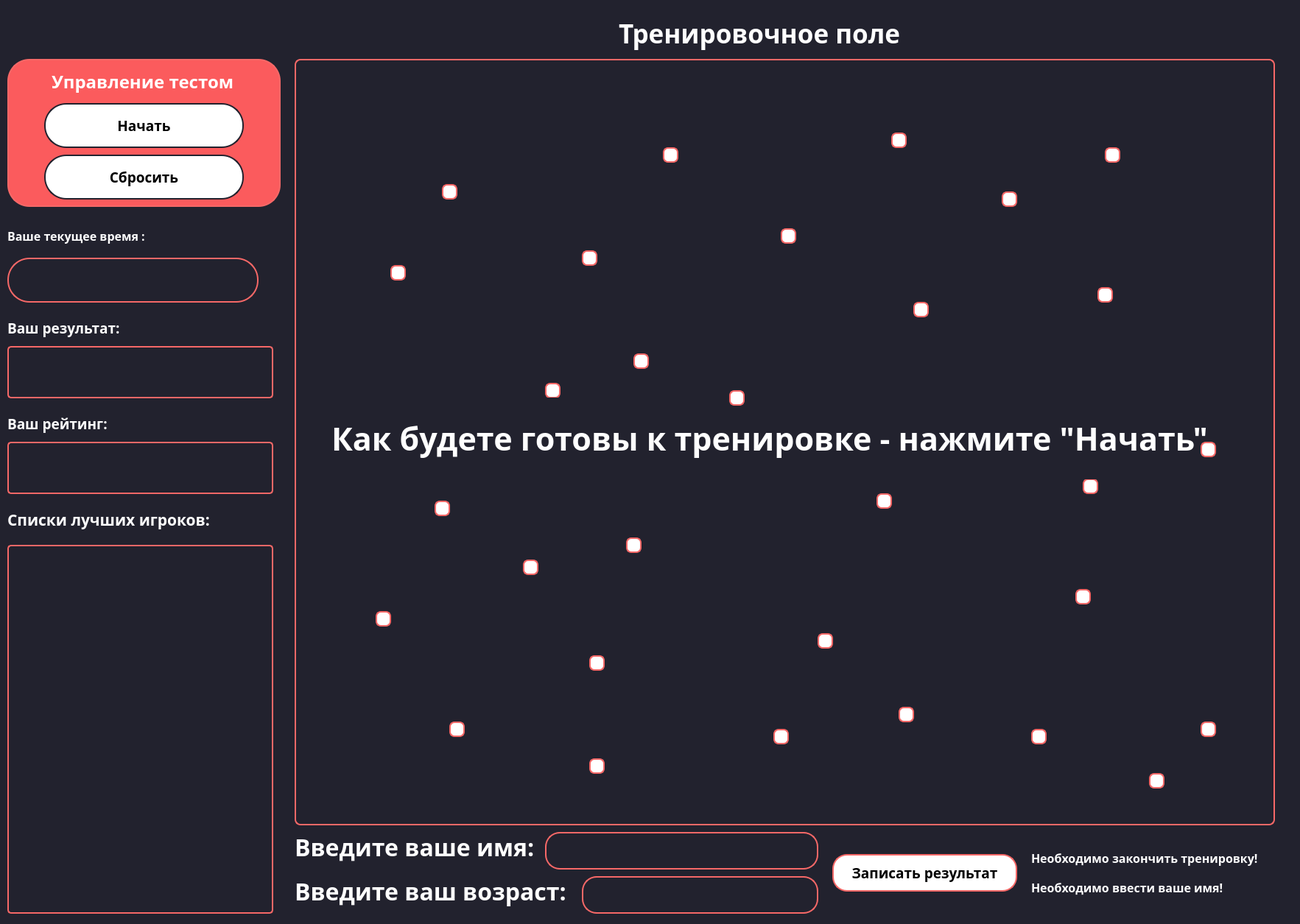
<?xml version="1.0" encoding="UTF-8"?>
<ui version="4.0">
 <class>Form</class>
 <widget class="QWidget" name="Form">
  <property name="geometry">
   <rect>
    <x>0</x>
    <y>0</y>
    <width>1765</width>
    <height>1255</height>
   </rect>
  </property>
  <property name="windowTitle">
   <string>Form</string>
  </property>
  <property name="styleSheet">
   <string notr="true">background-color: #22222e
</string>
  </property>
  <widget class="QLabel" name="label_2">
   <property name="geometry">
    <rect>
     <x>10</x>
     <y>300</y>
     <width>201</width>
     <height>41</height>
    </rect>
   </property>
   <property name="font">
    <font>
     <family>Montserrat</family>
     <pointsize>12</pointsize>
     <weight>75</weight>
     <bold>true</bold>
    </font>
   </property>
   <property name="styleSheet">
    <string notr="true">background-color: #22222e;
color: white
</string>
   </property>
   <property name="text">
    <string>Ваше текущее время :</string>
   </property>
  </widget>
  <widget class="QLabel" name="label_3">
   <property name="geometry">
    <rect>
     <x>840</x>
     <y>20</y>
     <width>421</width>
     <height>51</height>
    </rect>
   </property>
   <property name="font">
    <font>
     <family>Montserrat</family>
     <pointsize>26</pointsize>
     <weight>75</weight>
     <bold>true</bold>
    </font>
   </property>
   <property name="styleSheet">
    <string notr="true">background-color: #22222e;
color: white</string>
   </property>
   <property name="text">
    <string>Тренировочное поле</string>
   </property>
  </widget>
  <widget class="QLabel" name="label_4">
   <property name="geometry">
    <rect>
     <x>10</x>
     <y>690</y>
     <width>291</width>
     <height>31</height>
    </rect>
   </property>
   <property name="font">
    <font>
     <family>Montserrat</family>
     <pointsize>16</pointsize>
     <weight>75</weight>
     <bold>true</bold>
    </font>
   </property>
   <property name="styleSheet">
    <string notr="true">background-color: #22222e;
color: white

</string>
   </property>
   <property name="text">
    <string>Списки лучших игроков:</string>
   </property>
  </widget>
  <widget class="QPushButton" name="c2">
   <property name="geometry">
    <rect>
     <x>1490</x>
     <y>390</y>
     <width>21</width>
     <height>21</height>
    </rect>
   </property>
   <property name="styleSheet">
    <string notr="true">background-color : white;
border: 2px solid #f66867;
border-radius: 7</string>
   </property>
   <property name="text">
    <string/>
   </property>
  </widget>
  <widget class="QPushButton" name="c4">
   <property name="geometry">
    <rect>
     <x>1240</x>
     <y>410</y>
     <width>21</width>
     <height>21</height>
    </rect>
   </property>
   <property name="styleSheet">
    <string notr="true">background-color : white;
border: 2px solid #f66867;
border-radius: 7</string>
   </property>
   <property name="text">
    <string/>
   </property>
  </widget>
  <widget class="QPushButton" name="c8">
   <property name="geometry">
    <rect>
     <x>1060</x>
     <y>310</y>
     <width>21</width>
     <height>21</height>
    </rect>
   </property>
   <property name="styleSheet">
    <string notr="true">background-color : white;
border: 2px solid #f66867;
border-radius: 7</string>
   </property>
   <property name="text">
    <string/>
   </property>
  </widget>
  <widget class="QPushButton" name="c6">
   <property name="geometry">
    <rect>
     <x>850</x>
     <y>730</y>
     <width>21</width>
     <height>21</height>
    </rect>
   </property>
   <property name="styleSheet">
    <string notr="true">background-color : white;
border: 2px solid #f66867;
border-radius: 7</string>
   </property>
   <property name="text">
    <string/>
   </property>
  </widget>
  <widget class="QPushButton" name="c5">
   <property name="geometry">
    <rect>
     <x>710</x>
     <y>760</y>
     <width>21</width>
     <height>21</height>
    </rect>
   </property>
   <property name="styleSheet">
    <string notr="true">background-color : white;
border: 2px solid #f66867;
border-radius: 7</string>
   </property>
   <property name="text">
    <string/>
   </property>
  </widget>
  <widget class="QPushButton" name="c12">
   <property name="geometry">
    <rect>
     <x>1400</x>
     <y>990</y>
     <width>21</width>
     <height>21</height>
    </rect>
   </property>
   <property name="styleSheet">
    <string notr="true">background-color : white;
border: 2px solid #f66867;
border-radius: 7</string>
   </property>
   <property name="text">
    <string/>
   </property>
  </widget>
  <widget class="QPushButton" name="c1">
   <property name="geometry">
    <rect>
     <x>610</x>
     <y>980</y>
     <width>21</width>
     <height>21</height>
    </rect>
   </property>
   <property name="styleSheet">
    <string notr="true">background-color : white;
border: 2px solid #f66867;
border-radius: 7</string>
   </property>
   <property name="text">
    <string/>
   </property>
  </widget>
  <widget class="QPushButton" name="c11">
   <property name="geometry">
    <rect>
     <x>1470</x>
     <y>650</y>
     <width>21</width>
     <height>21</height>
    </rect>
   </property>
   <property name="styleSheet">
    <string notr="true">background-color : white;
border: 2px solid #f66867;
border-radius: 7</string>
   </property>
   <property name="text">
    <string/>
   </property>
  </widget>
  <widget class="QPushButton" name="c7">
   <property name="geometry">
    <rect>
     <x>600</x>
     <y>250</y>
     <width>21</width>
     <height>21</height>
    </rect>
   </property>
   <property name="styleSheet">
    <string notr="true">background-color : white;
border: 2px solid #f66867;
border-radius: 7</string>
   </property>
   <property name="text">
    <string/>
   </property>
  </widget>
  <widget class="QPushButton" name="c10">
   <property name="geometry">
    <rect>
     <x>1190</x>
     <y>670</y>
     <width>21</width>
     <height>21</height>
    </rect>
   </property>
   <property name="styleSheet">
    <string notr="true">background-color : white;
border: 2px solid #f66867;
border-radius: 7</string>
   </property>
   <property name="text">
    <string/>
   </property>
  </widget>
  <widget class="QPushButton" name="c3">
   <property name="geometry">
    <rect>
     <x>740</x>
     <y>520</y>
     <width>21</width>
     <height>21</height>
    </rect>
   </property>
   <property name="styleSheet">
    <string notr="true">background-color : white;
border: 2px solid #f66867;
border-radius: 7</string>
   </property>
   <property name="text">
    <string/>
   </property>
  </widget>
  <widget class="QPushButton" name="c9">
   <property name="geometry">
    <rect>
     <x>1050</x>
     <y>990</y>
     <width>21</width>
     <height>21</height>
    </rect>
   </property>
   <property name="styleSheet">
    <string notr="true">background-color : white;
border: 2px solid #f66867;
border-radius: 7</string>
   </property>
   <property name="text">
    <string/>
   </property>
  </widget>
  <widget class="QLabel" name="gamemode">
   <property name="geometry">
    <rect>
     <x>450</x>
     <y>540</y>
     <width>1231</width>
     <height>111</height>
    </rect>
   </property>
   <property name="font">
    <font>
     <family>Montserrat</family>
     <pointsize>32</pointsize>
     <weight>75</weight>
     <italic>false</italic>
     <bold>true</bold>
    </font>
   </property>
   <property name="styleSheet">
    <string notr="true">background-color: #22222e;
color: white
</string>
   </property>
   <property name="text">
    <string>Как будете готовы к тренировке - нажмите &quot;Начать&quot;</string>
   </property>
  </widget>
  <widget class="QPushButton" name="c13">
   <property name="geometry">
    <rect>
     <x>1110</x>
     <y>860</y>
     <width>21</width>
     <height>21</height>
    </rect>
   </property>
   <property name="styleSheet">
    <string notr="true">background-color : white;
border: 2px solid #f66867;
border-radius: 7</string>
   </property>
   <property name="text">
    <string/>
   </property>
  </widget>
  <widget class="QPushButton" name="c14">
   <property name="geometry">
    <rect>
     <x>1630</x>
     <y>980</y>
     <width>21</width>
     <height>21</height>
    </rect>
   </property>
   <property name="styleSheet">
    <string notr="true">background-color : white;
border: 2px solid #f66867;
border-radius: 7</string>
   </property>
   <property name="text">
    <string/>
   </property>
  </widget>
  <widget class="QPushButton" name="c15">
   <property name="geometry">
    <rect>
     <x>510</x>
     <y>830</y>
     <width>21</width>
     <height>21</height>
    </rect>
   </property>
   <property name="styleSheet">
    <string notr="true">background-color : white;
border: 2px solid #f66867;
border-radius: 7</string>
   </property>
   <property name="text">
    <string/>
   </property>
  </widget>
  <widget class="QPushButton" name="c16">
   <property name="geometry">
    <rect>
     <x>790</x>
     <y>340</y>
     <width>21</width>
     <height>21</height>
    </rect>
   </property>
   <property name="styleSheet">
    <string notr="true">background-color : white;
border: 2px solid #f66867;
border-radius: 7</string>
   </property>
   <property name="text">
    <string/>
   </property>
  </widget>
  <widget class="QPushButton" name="c17">
   <property name="geometry">
    <rect>
     <x>900</x>
     <y>200</y>
     <width>21</width>
     <height>21</height>
    </rect>
   </property>
   <property name="styleSheet">
    <string notr="true">background-color : white;
border: 2px solid #f66867;
border-radius: 7</string>
   </property>
   <property name="text">
    <string/>
   </property>
  </widget>
  <widget class="QPushButton" name="c18">
   <property name="geometry">
    <rect>
     <x>1500</x>
     <y>200</y>
     <width>21</width>
     <height>21</height>
    </rect>
   </property>
   <property name="styleSheet">
    <string notr="true">background-color : white;
border: 2px solid #f66867;
border-radius: 7</string>
   </property>
   <property name="text">
    <string/>
   </property>
  </widget>
  <widget class="QPushButton" name="c20">
   <property name="geometry">
    <rect>
     <x>590</x>
     <y>680</y>
     <width>21</width>
     <height>21</height>
    </rect>
   </property>
   <property name="styleSheet">
    <string notr="true">background-color : white;
border: 2px solid #f66867;
border-radius: 7</string>
   </property>
   <property name="text">
    <string/>
   </property>
  </widget>
  <widget class="QPushButton" name="c21">
   <property name="geometry">
    <rect>
     <x>800</x>
     <y>890</y>
     <width>21</width>
     <height>21</height>
    </rect>
   </property>
   <property name="styleSheet">
    <string notr="true">background-color : white;
border: 2px solid #f66867;
border-radius: 7</string>
   </property>
   <property name="text">
    <string/>
   </property>
  </widget>
  <widget class="QPushButton" name="c19">
   <property name="geometry">
    <rect>
     <x>800</x>
     <y>1030</y>
     <width>21</width>
     <height>21</height>
    </rect>
   </property>
   <property name="styleSheet">
    <string notr="true">background-color : white;
border: 2px solid #f66867;
border-radius: 7</string>
   </property>
   <property name="text">
    <string/>
   </property>
  </widget>
  <widget class="QPushButton" name="c22">
   <property name="geometry">
    <rect>
     <x>990</x>
     <y>530</y>
     <width>21</width>
     <height>21</height>
    </rect>
   </property>
   <property name="styleSheet">
    <string notr="true">background-color : white;
border: 2px solid #f66867;
border-radius: 7</string>
   </property>
   <property name="text">
    <string/>
   </property>
  </widget>
  <widget class="QPushButton" name="c23">
   <property name="geometry">
    <rect>
     <x>1630</x>
     <y>600</y>
     <width>21</width>
     <height>21</height>
    </rect>
   </property>
   <property name="styleSheet">
    <string notr="true">background-color : white;
border: 2px solid #f66867;
border-radius: 7</string>
   </property>
   <property name="text">
    <string/>
   </property>
  </widget>
  <widget class="QPushButton" name="c24">
   <property name="geometry">
    <rect>
     <x>1460</x>
     <y>800</y>
     <width>21</width>
     <height>21</height>
    </rect>
   </property>
   <property name="styleSheet">
    <string notr="true">background-color : white;
border: 2px solid #f66867;
border-radius: 7</string>
   </property>
   <property name="text">
    <string/>
   </property>
  </widget>
  <widget class="QPushButton" name="c25">
   <property name="geometry">
    <rect>
     <x>1210</x>
     <y>180</y>
     <width>21</width>
     <height>21</height>
    </rect>
   </property>
   <property name="styleSheet">
    <string notr="true">background-color : white;
border: 2px solid #f66867;
border-radius: 7</string>
   </property>
   <property name="text">
    <string/>
   </property>
  </widget>
  <widget class="QPushButton" name="c26">
   <property name="geometry">
    <rect>
     <x>1220</x>
     <y>960</y>
     <width>21</width>
     <height>21</height>
    </rect>
   </property>
   <property name="styleSheet">
    <string notr="true">background-color : white;
border: 2px solid #f66867;
border-radius: 7</string>
   </property>
   <property name="text">
    <string/>
   </property>
  </widget>
  <widget class="QPushButton" name="c27">
   <property name="geometry">
    <rect>
     <x>860</x>
     <y>480</y>
     <width>21</width>
     <height>21</height>
    </rect>
   </property>
   <property name="styleSheet">
    <string notr="true">background-color : white;
border: 2px solid #f66867;
border-radius: 7</string>
   </property>
   <property name="text">
    <string/>
   </property>
  </widget>
  <widget class="QPushButton" name="c28">
   <property name="geometry">
    <rect>
     <x>530</x>
     <y>360</y>
     <width>21</width>
     <height>21</height>
    </rect>
   </property>
   <property name="styleSheet">
    <string notr="true">background-color : white;
border: 2px solid #f66867;
border-radius: 7</string>
   </property>
   <property name="text">
    <string/>
   </property>
  </widget>
  <widget class="QPushButton" name="c29">
   <property name="geometry">
    <rect>
     <x>1360</x>
     <y>260</y>
     <width>21</width>
     <height>21</height>
    </rect>
   </property>
   <property name="styleSheet">
    <string notr="true">background-color : white;
border: 2px solid #f66867;
border-radius: 7</string>
   </property>
   <property name="text">
    <string/>
   </property>
  </widget>
  <widget class="QPushButton" name="c30">
   <property name="geometry">
    <rect>
     <x>1560</x>
     <y>1050</y>
     <width>21</width>
     <height>21</height>
    </rect>
   </property>
   <property name="styleSheet">
    <string notr="true">background-color : white;
border: 2px solid #f66867;
border-radius: 7</string>
   </property>
   <property name="text">
    <string/>
   </property>
  </widget>
  <widget class="QLabel" name="labeltimer">
   <property name="geometry">
    <rect>
     <x>10</x>
     <y>350</y>
     <width>341</width>
     <height>61</height>
    </rect>
   </property>
   <property name="font">
    <font>
     <family>Montserrat</family>
     <pointsize>28</pointsize>
     <weight>75</weight>
     <bold>true</bold>
    </font>
   </property>
   <property name="styleSheet">
    <string notr="true">background-color: #22222e;
border: 2px solid #f66867;
border-radius: 30;
color: white</string>
   </property>
   <property name="text">
    <string/>
   </property>
   <property name="alignment">
    <set>Qt::AlignCenter</set>
   </property>
  </widget>
  <widget class="QLabel" name="label_5">
   <property name="geometry">
    <rect>
     <x>10</x>
     <y>430</y>
     <width>191</width>
     <height>31</height>
    </rect>
   </property>
   <property name="font">
    <font>
     <family>Montserrat</family>
     <pointsize>14</pointsize>
     <weight>75</weight>
     <bold>true</bold>
    </font>
   </property>
   <property name="styleSheet">
    <string notr="true">background-color: #22222e;
color: white

</string>
   </property>
   <property name="text">
    <string>Ваш результат:</string>
   </property>
  </widget>
  <widget class="QListView" name="listView">
   <property name="geometry">
    <rect>
     <x>400</x>
     <y>80</y>
     <width>1331</width>
     <height>1041</height>
    </rect>
   </property>
   <property name="styleSheet">
    <string notr="true">background-color: #22222e;
border: 2px solid #f66867;
border-radius: 8;
</string>
   </property>
  </widget>
  <widget class="QFrame" name="frame">
   <property name="enabled">
    <bool>true</bool>
   </property>
   <property name="geometry">
    <rect>
     <x>10</x>
     <y>80</y>
     <width>371</width>
     <height>201</height>
    </rect>
   </property>
   <property name="styleSheet">
    <string notr="true">background-color: #fb5b5d;
border: 2px solid #f66867;
border-radius: 30</string>
   </property>
   <property name="frameShape">
    <enum>QFrame::StyledPanel</enum>
   </property>
   <property name="frameShadow">
    <enum>QFrame::Raised</enum>
   </property>
   <widget class="QPushButton" name="start">
    <property name="geometry">
     <rect>
      <x>50</x>
      <y>60</y>
      <width>271</width>
      <height>61</height>
     </rect>
    </property>
    <property name="font">
     <font>
      <family>Montserrat</family>
      <pointsize>14</pointsize>
      <weight>75</weight>
      <bold>true</bold>
     </font>
    </property>
    <property name="styleSheet">
     <string notr="true">background-color: white;
border: 2px solid #22222e;
border-radius: 30</string>
    </property>
    <property name="text">
     <string>Начать</string>
    </property>
   </widget>
   <widget class="QPushButton" name="reset">
    <property name="geometry">
     <rect>
      <x>50</x>
      <y>130</y>
      <width>271</width>
      <height>61</height>
     </rect>
    </property>
    <property name="font">
     <font>
      <family>Montserrat</family>
      <pointsize>14</pointsize>
      <weight>75</weight>
      <bold>true</bold>
     </font>
    </property>
    <property name="styleSheet">
     <string notr="true">background-color: white;
border: 2px solid #22222e;
border-radius: 30</string>
    </property>
    <property name="text">
     <string>Сбросить</string>
    </property>
   </widget>
   <widget class="QLabel" name="label">
    <property name="geometry">
     <rect>
      <x>60</x>
      <y>10</y>
      <width>271</width>
      <height>41</height>
     </rect>
    </property>
    <property name="font">
     <font>
      <family>Montserrat</family>
      <pointsize>18</pointsize>
      <weight>75</weight>
      <bold>true</bold>
     </font>
    </property>
    <property name="styleSheet">
     <string notr="true">color: white;
border: 2px</string>
    </property>
    <property name="text">
     <string>Управление тестом</string>
    </property>
   </widget>
  </widget>
  <widget class="QPlainTextEdit" name="spisok">
   <property name="geometry">
    <rect>
     <x>10</x>
     <y>740</y>
     <width>361</width>
     <height>501</height>
    </rect>
   </property>
   <property name="font">
    <font>
     <family>Montserrat</family>
     <pointsize>16</pointsize>
     <weight>75</weight>
     <bold>true</bold>
    </font>
   </property>
   <property name="styleSheet">
    <string notr="true">background-color: #22222e;
border: 2px solid #f66867;
border-radius: 5;
color: white</string>
   </property>
   <property name="backgroundVisible">
    <bool>false</bool>
   </property>
  </widget>
  <widget class="QLabel" name="label_6">
   <property name="geometry">
    <rect>
     <x>10</x>
     <y>560</y>
     <width>191</width>
     <height>31</height>
    </rect>
   </property>
   <property name="font">
    <font>
     <family>Montserrat</family>
     <pointsize>14</pointsize>
     <weight>75</weight>
     <bold>true</bold>
    </font>
   </property>
   <property name="styleSheet">
    <string notr="true">background-color: #22222e;
color: white

</string>
   </property>
   <property name="text">
    <string>Ваш рейтинг:</string>
   </property>
  </widget>
  <widget class="QLabel" name="silver">
   <property name="geometry">
    <rect>
     <x>300</x>
     <y>610</y>
     <width>61</width>
     <height>51</height>
    </rect>
   </property>
   <property name="text">
    <string/>
   </property>
   <property name="pixmap">
    <pixmap>../../Downloads/zolotce.png</pixmap>
   </property>
  </widget>
  <widget class="QLabel" name="gold">
   <property name="geometry">
    <rect>
     <x>300</x>
     <y>610</y>
     <width>61</width>
     <height>51</height>
    </rect>
   </property>
   <property name="text">
    <string/>
   </property>
   <property name="pixmap">
    <pixmap>../../Downloads/almazik.png</pixmap>
   </property>
  </widget>
  <widget class="QLabel" name="bronze">
   <property name="geometry">
    <rect>
     <x>300</x>
     <y>610</y>
     <width>61</width>
     <height>51</height>
    </rect>
   </property>
   <property name="text">
    <string/>
   </property>
   <property name="pixmap">
    <pixmap>../../Downloads/jelezocho.png</pixmap>
   </property>
  </widget>
  <widget class="QLabel" name="timecheck">
   <property name="geometry">
    <rect>
     <x>10</x>
     <y>470</y>
     <width>361</width>
     <height>71</height>
    </rect>
   </property>
   <property name="font">
    <font>
     <family>Montserrat</family>
     <pointsize>20</pointsize>
     <weight>75</weight>
     <bold>true</bold>
    </font>
   </property>
   <property name="styleSheet">
    <string notr="true">background-color: #22222e;
border: 2px solid #f66867;
border-radius: 5;
color: white</string>
   </property>
   <property name="text">
    <string/>
   </property>
   <property name="alignment">
    <set>Qt::AlignCenter</set>
   </property>
  </widget>
  <widget class="QLabel" name="rating">
   <property name="geometry">
    <rect>
     <x>10</x>
     <y>600</y>
     <width>361</width>
     <height>71</height>
    </rect>
   </property>
   <property name="font">
    <font>
     <family>Montserrat</family>
     <pointsize>28</pointsize>
     <weight>75</weight>
     <bold>true</bold>
    </font>
   </property>
   <property name="styleSheet">
    <string notr="true">background-color: #22222e;
border: 2px solid #f66867;
border-radius: 5;
color: white</string>
   </property>
   <property name="text">
    <string/>
   </property>
   <property name="alignment">
    <set>Qt::AlignCenter</set>
   </property>
  </widget>
  <widget class="QLabel" name="bronze_2">
   <property name="geometry">
    <rect>
     <x>20</x>
     <y>610</y>
     <width>61</width>
     <height>51</height>
    </rect>
   </property>
   <property name="text">
    <string/>
   </property>
   <property name="pixmap">
    <pixmap>../../Downloads/jelezocho.png</pixmap>
   </property>
  </widget>
  <widget class="QLabel" name="silver_2">
   <property name="geometry">
    <rect>
     <x>20</x>
     <y>610</y>
     <width>61</width>
     <height>51</height>
    </rect>
   </property>
   <property name="text">
    <string/>
   </property>
   <property name="pixmap">
    <pixmap>../../Downloads/zolotce.png</pixmap>
   </property>
  </widget>
  <widget class="QLabel" name="gold_2">
   <property name="geometry">
    <rect>
     <x>20</x>
     <y>610</y>
     <width>61</width>
     <height>51</height>
    </rect>
   </property>
   <property name="text">
    <string/>
   </property>
   <property name="pixmap">
    <pixmap>../../Downloads/almazik.png</pixmap>
   </property>
  </widget>
  <widget class="QPushButton" name="zapis">
   <property name="geometry">
    <rect>
     <x>1130</x>
     <y>1160</y>
     <width>251</width>
     <height>51</height>
    </rect>
   </property>
   <property name="font">
    <font>
     <family>Montserrat</family>
     <pointsize>14</pointsize>
     <weight>75</weight>
     <bold>true</bold>
    </font>
   </property>
   <property name="styleSheet">
    <string notr="true">background-color: white;
border: 2px solid #f66867;
border-radius: 20
</string>
   </property>
   <property name="text">
    <string>Записать результат</string>
   </property>
  </widget>
  <widget class="QLabel" name="YourName">
   <property name="geometry">
    <rect>
     <x>400</x>
     <y>1130</y>
     <width>341</width>
     <height>41</height>
    </rect>
   </property>
   <property name="font">
    <font>
     <family>Montserrat</family>
     <pointsize>24</pointsize>
     <weight>75</weight>
     <bold>true</bold>
    </font>
   </property>
   <property name="styleSheet">
    <string notr="true">color: white</string>
   </property>
   <property name="text">
    <string>Введите ваше имя:</string>
   </property>
   <property name="alignment">
    <set>Qt::AlignLeading|Qt::AlignLeft|Qt::AlignVCenter</set>
   </property>
  </widget>
  <widget class="QLabel" name="YourAge">
   <property name="geometry">
    <rect>
     <x>400</x>
     <y>1190</y>
     <width>381</width>
     <height>41</height>
    </rect>
   </property>
   <property name="font">
    <font>
     <family>Montserrat</family>
     <pointsize>24</pointsize>
     <weight>75</weight>
     <bold>true</bold>
    </font>
   </property>
   <property name="styleSheet">
    <string notr="true">color: white</string>
   </property>
   <property name="text">
    <string>Введите ваш возраст:</string>
   </property>
   <property name="alignment">
    <set>Qt::AlignLeading|Qt::AlignLeft|Qt::AlignVCenter</set>
   </property>
  </widget>
  <widget class="QLineEdit" name="urname">
   <property name="geometry">
    <rect>
     <x>740</x>
     <y>1130</y>
     <width>371</width>
     <height>51</height>
    </rect>
   </property>
   <property name="font">
    <font>
     <family>Montserrat</family>
     <pointsize>18</pointsize>
     <weight>75</weight>
     <bold>true</bold>
    </font>
   </property>
   <property name="styleSheet">
    <string notr="true">background-color: #22222e;
border: 2px solid #f66867;
border-radius: 20;
color: white
</string>
   </property>
   <property name="text">
    <string/>
   </property>
   <property name="alignment">
    <set>Qt::AlignCenter</set>
   </property>
  </widget>
  <widget class="QLineEdit" name="urage">
   <property name="geometry">
    <rect>
     <x>790</x>
     <y>1190</y>
     <width>321</width>
     <height>51</height>
    </rect>
   </property>
   <property name="font">
    <font>
     <family>Montserrat</family>
     <pointsize>18</pointsize>
     <weight>75</weight>
     <bold>true</bold>
    </font>
   </property>
   <property name="styleSheet">
    <string notr="true">background-color: #22222e;
border: 2px solid #f66867;
border-radius: 20;
color: white</string>
   </property>
   <property name="text">
    <string/>
   </property>
   <property name="alignment">
    <set>Qt::AlignCenter</set>
   </property>
  </widget>
  <widget class="QLabel" name="need1">
   <property name="geometry">
    <rect>
     <x>1400</x>
     <y>1150</y>
     <width>321</width>
     <height>31</height>
    </rect>
   </property>
   <property name="font">
    <font>
     <family>Montserrat</family>
     <pointsize>12</pointsize>
     <weight>75</weight>
     <bold>true</bold>
    </font>
   </property>
   <property name="styleSheet">
    <string notr="true">background-color: #22222e;
color: white

</string>
   </property>
   <property name="text">
    <string>Необходимо закончить тренировку!</string>
   </property>
  </widget>
  <widget class="QLabel" name="need2">
   <property name="geometry">
    <rect>
     <x>1400</x>
     <y>1190</y>
     <width>321</width>
     <height>31</height>
    </rect>
   </property>
   <property name="font">
    <font>
     <family>Montserrat</family>
     <pointsize>12</pointsize>
     <weight>75</weight>
     <bold>true</bold>
    </font>
   </property>
   <property name="styleSheet">
    <string notr="true">background-color: #22222e;
color: white

</string>
   </property>
   <property name="text">
    <string>Необходимо ввести ваше имя!</string>
   </property>
  </widget>
  <zorder>rating</zorder>
  <zorder>timecheck</zorder>
  <zorder>silver</zorder>
  <zorder>gold</zorder>
  <zorder>bronze</zorder>
  <zorder>spisok</zorder>
  <zorder>frame</zorder>
  <zorder>listView</zorder>
  <zorder>label_2</zorder>
  <zorder>label_3</zorder>
  <zorder>label_4</zorder>
  <zorder>c2</zorder>
  <zorder>c4</zorder>
  <zorder>c8</zorder>
  <zorder>c6</zorder>
  <zorder>c5</zorder>
  <zorder>c12</zorder>
  <zorder>c1</zorder>
  <zorder>c11</zorder>
  <zorder>c7</zorder>
  <zorder>c10</zorder>
  <zorder>c3</zorder>
  <zorder>c9</zorder>
  <zorder>gamemode</zorder>
  <zorder>c13</zorder>
  <zorder>c14</zorder>
  <zorder>c15</zorder>
  <zorder>c16</zorder>
  <zorder>c17</zorder>
  <zorder>c18</zorder>
  <zorder>c20</zorder>
  <zorder>c21</zorder>
  <zorder>c19</zorder>
  <zorder>c22</zorder>
  <zorder>c23</zorder>
  <zorder>c24</zorder>
  <zorder>c25</zorder>
  <zorder>c26</zorder>
  <zorder>c27</zorder>
  <zorder>c28</zorder>
  <zorder>c29</zorder>
  <zorder>c30</zorder>
  <zorder>labeltimer</zorder>
  <zorder>label_5</zorder>
  <zorder>label_6</zorder>
  <zorder>bronze_2</zorder>
  <zorder>silver_2</zorder>
  <zorder>gold_2</zorder>
  <zorder>zapis</zorder>
  <zorder>YourName</zorder>
  <zorder>YourAge</zorder>
  <zorder>urname</zorder>
  <zorder>urage</zorder>
  <zorder>need1</zorder>
  <zorder>need2</zorder>
 </widget>
 <resources/>
 <connections/>
</ui>
